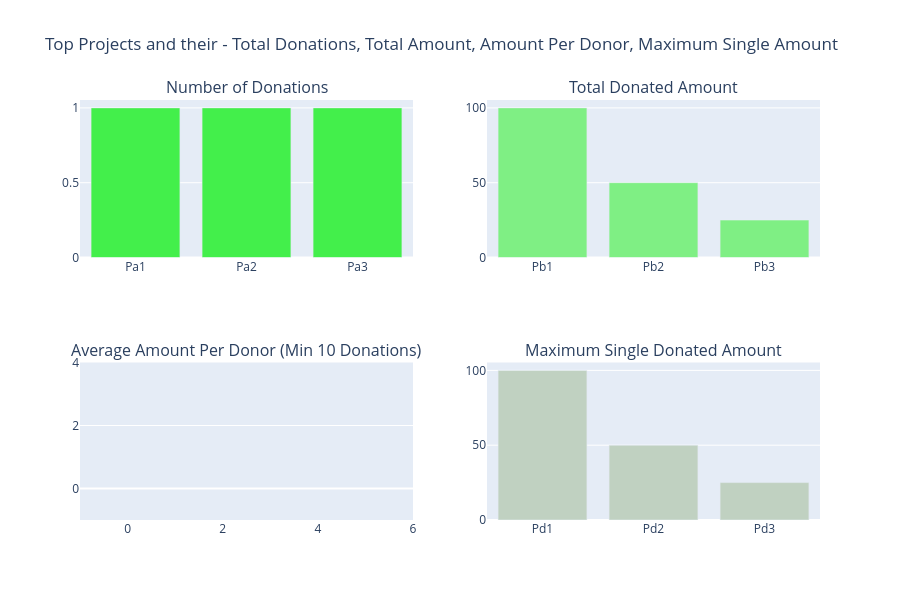

Notebook code for this chart:
### Markdown cell above
Para abril de 2018, se ha realizado un total de **4,687,884 donaciones** en DonorsChoose. El monto de donación más alto asciende a **USD 60,000**, donado en el año 2013. Solo **6 donaciones superan los USD 20,000**, mientras que únicamente **61 aportes son mayores a USD 10,000**. La gran mayoría de los pagos (alrededor del **83%** de todas las donaciones) son **menores a USD 100**. Existen 350 pagos que son inferiores a USD 1; montos pequeños, pero que aun así pueden marcar la diferencia. Para abril de 2018, DonorsChoose ha recaudado una colosal suma total equivalente a **USD 284,408,243** a través de su plataforma. El monto promedio de donación en la plataforma es de USD 60. Pasemos a revisar los detalles de los donantes y los proyectos relacionados con estas donaciones en las siguientes secciones. 

## <a id="3.2">3.2 Los proyectos y sus donaciones</a>

Identifiquemos los proyectos más destacados y los valores de sus atributos relacionados: 

- 3.2.1 Proyectos con el mayor número de donantes 
- 3.2.2 Proyectos con los montos totales de financiación más altos 
- 3.2.3 Proyectos con los promedios más altos por donante 
- 3.2.4 Proyectos con el monto máximo de una sola donación

### Code cell
# Which Projects Had the maximum Donations 

tempdf = donations_df.groupby('Project ID').agg({'Project ID' : 'count', 'Donation Amount' : 'sum'}).rename(columns={'Project ID' : "Total Donations", 'Donation Amount' : "Total Amount"}).reset_index()
tempdf['Average Donation Amount'] = tempdf['Total Amount'] / tempdf['Total Donations']

tempdf1 = tempdf.sort_values(by=['Total Donations'], ascending=[False])
x = tempdf1.head(5)['Project ID']
x = ["Pa"+str(i+1) for i in range(len(x))]
y = tempdf1.head(5)['Total Donations']
tr1 = bar_ver_noagg(x, y, 'Total Donations', '#43ef4b', lm=None, rt=True)

tempdf1 = tempdf.sort_values(by=['Total Amount'], ascending=[False])
x = tempdf1.head(5)['Project ID']
x = ["Pb"+str(i+1) for i in range(len(x))]
y = tempdf1.head(5)['Total Amount']
tr2 = bar_ver_noagg(x, y, 'Average Donations', '#7fef84', lm=None, rt=True)

tempdf1 = tempdf.sort_values(by=['Average Donation Amount'], ascending=[False])
x = tempdf1[tempdf1['Total Donations'] > 10].head(5)['Project ID']
x = ["Pc"+str(i+1) for i in range(len(x))]
y = tempdf1[tempdf1['Total Donations'] > 10].head(5)['Average Donation Amount']
tr3 = bar_ver_noagg(x, y, 'Average Donations (Min: 10 Donations)', '#a5d1a7', lm=None, rt=True)

tempdf = donations_df.groupby('Project ID').agg({'Project ID' : 'count', 'Donation Amount' : 'max'}).rename(columns={'Project ID' : "Total Donations", 'Donation Amount' : "Maximum Donations"}).reset_index()
tempdf1 = tempdf.sort_values(by=['Maximum Donations'], ascending=[False])
x = tempdf1.head(5)['Project ID']
x = ["Pd"+str(i+1) for i in range(len(x))]
y = tempdf1.head(5)['Maximum Donations']
tr4 = bar_ver_noagg(x, y, 'Maximum Donations', '#c0d1c1', lm=None, rt=True)



fig = tools.make_subplots(rows=2, cols=2, print_grid=False, subplot_titles = ['Number of Donations', "Total Donated Amount", 'Average Amount Per Donor (Min 10 Donations)', 'Maximum Single Donated Amount'])
fig.append_trace(tr1, 1, 1);
fig.append_trace(tr2, 1, 2);
fig.append_trace(tr3, 2, 1);
fig.append_trace(tr4, 2, 2);

fig['layout'].update(height=600, showlegend=False, title='Top Projects and their - Total Donations, Total Amount, Amount Per Donor, Maximum Single Amount');
iplot(fig);

### Figure 1 — Plotly figure (JSON) as saved in the notebook; plotly's stock layout.template omitted (floating-point values rounded to 4 significant figures)
{"data": [{"marker": {"color": "#43ef4b"}, "type": "bar", "x": ["Pa1", "Pa2", "Pa3"], "xaxis": "x", "y": [1, 1, 1], "yaxis": "y"}, {"marker": {"color": "#7fef84"}, "type": "bar", "x": ["Pb1", "Pb2", "Pb3"], "xaxis": "x2", "y": [100.0, 50.0, 25.0], "yaxis": "y2"}, {"marker": {"color": "#a5d1a7"}, "type": "bar", "x": [], "xaxis": "x3", "y": [], "yaxis": "y3"}, {"marker": {"color": "#c0d1c1"}, "type": "bar", "x": ["Pd1", "Pd2", "Pd3"], "xaxis": "x4", "y": [100.0, 50.0, 25.0], "yaxis": "y4"}], "layout": {"annotations": [{"font": {"size": 16}, "showarrow": false, "text": "Number of Donations", "x": 0.225, "xanchor": "center", "xref": "paper", "y": 1, "yanchor": "bottom", "yref": "paper"}, {"font": {"size": 16}, "showarrow": false, "text": "Total Donated Amount", "x": 0.775, "xanchor": "center", "xref": "paper", "y": 1, "yanchor": "bottom", "yref": "paper"}, {"font": {"size": 16}, "showarrow": false, "text": "Average Amount Per Donor (Min 10 Donations)", "x": 0.225, "xanchor": "center", "xref": "paper", "y": 0.375, "yanchor": "bottom", "yref": "paper"}, {"font": {"size": 16}, "showarrow": false, "text": "Maximum Single Donated Amount", "x": 0.775, "xanchor": "center", "xref": "paper", "y": 0.375, "yanchor": "bottom", "yref": "paper"}], "height": 600, "showlegend": false, "title": {"text": "Top Projects and their - Total Donations, Total Amount, Amount Per Donor, Maximum Single Amount"}, "xaxis": {"anchor": "y", "domain": [0, 0.45]}, "xaxis2": {"anchor": "y2", "domain": [0.55, 1]}, "xaxis3": {"anchor": "y3", "domain": [0, 0.45]}, "xaxis4": {"anchor": "y4", "domain": [0.55, 1]}, "yaxis": {"anchor": "x", "domain": [0.625, 1]}, "yaxis2": {"anchor": "x2", "domain": [0.625, 1]}, "yaxis3": {"anchor": "x3", "domain": [0, 0.375]}, "yaxis4": {"anchor": "x4", "domain": [0, 0.375]}}}
